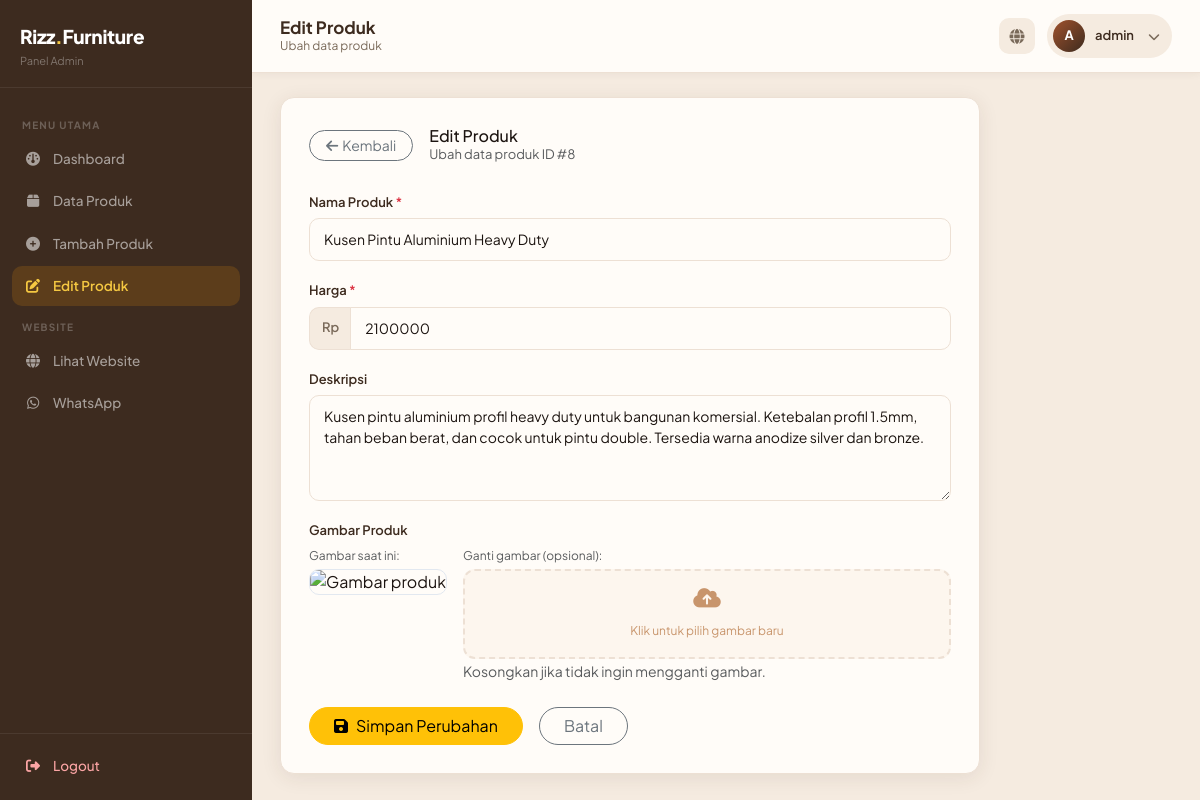
The page /admin/edit_produk.php?id=8 (signed in) on the database its author committed.
### tables this page shows
CREATE TABLE IF NOT EXISTS `produk` (
  `id` int(11) NOT NULL AUTO_INCREMENT,
  `nama_produk` varchar(255) NOT NULL,
  `harga` int(11) NOT NULL,
  `deskripsi` text,
  `gambar` varchar(255) NOT NULL,
  `created_at` timestamp NOT NULL DEFAULT CURRENT_TIMESTAMP,
  PRIMARY KEY (`id`)
);

### admin/edit_produk.php (the view, shortened to what this page needs)
<?php
include '../config/koneksi.php';
$id = (int)($_GET['id'] ?? 0);
$produk = mysqli_fetch_assoc(mysqli_query($conn, "SELECT * FROM produk WHERE id = $id"));
?>
<!DOCTYPE html>
<html lang="id">
<head>
<link href="https://cdn.jsdelivr.net/npm/bootstrap@5.3.3/dist/css/bootstrap.min.css" rel="stylesheet">
<link rel="stylesheet" href="https://cdnjs.cloudflare.com/ajax/libs/font-awesome/6.5.1/css/all.min.css">
<link rel="stylesheet" href="../assets/css/admin-panel.css">
</head>
<body>
<div class="admin-wrapper">
<?php include 'includes/sidebar.php'; ?>
<div class="admin-main">
<?php include 'includes/topbar.php'; ?>
<div class="admin-content">
  <div class="form-card">
    <div class="d-flex align-items-center gap-3 mb-4">
      <a href="produk.php" class="btn btn-sm btn-outline-secondary rounded-pill px-3">
        <i class="fa-solid fa-arrow-left me-1"></i>Kembali
      </a>
      <div>
        <h5 class="fw-700 mb-0" style="font-size:16px;">Edit Produk</h5>
        <p class="text-muted mb-0" style="font-size:13px;">Ubah data produk ID #<?= $id ?></p>
      </div>
    </div>
    <form method="POST" enctype="multipart/form-data">
      <div class="mb-3">
        <label class="form-label">Nama Produk <span class="text-danger">*</span></label>
        <input type="text" name="nama_produk" class="form-control"
          value="<?= htmlspecialchars($_POST['nama_produk'] ?? $produk['nama_produk']) ?>" required>
      </div>
      <div class="mb-3">
        <label class="form-label">Harga <span class="text-danger">*</span></label>
        <div class="input-group">
          <span class="input-group-text">Rp</span>
          <input type="number" name="harga" class="form-control" min="1"
            value="<?= htmlspecialchars($_POST['harga'] ?? $produk['harga']) ?>" required>
        </div>
      </div>
      <div class="mb-3">
        <label class="form-label">Deskripsi</label>
        <textarea name="deskripsi" class="form-control" rows="4"><?= htmlspecialchars($_POST['deskripsi'] ?? $produk['deskripsi']) ?></textarea>
      </div>
      <div class="mb-4">
        <label class="form-label">Gambar Produk</label>
        <div class="d-flex gap-3 align-items-start flex-wrap">
          <div>
            <p class="text-muted mb-1" style="font-size:12px;">Gambar saat ini:</p>
            <img src="../upload/produk/<?= htmlspecialchars($produk['gambar']) ?>"
              id="currentImg"
              style="width:120px; height:90px; object-fit:cover; border-radius:10px; border:1px solid #e2e8f0;"
              onerror="this.src='../assets/images/carousel/carousel_kusen.jpg'"
              alt="Gambar produk">
          </div>
          <div class="flex-grow-1">
            <p class="text-muted mb-1" style="font-size:12px;">Ganti gambar (opsional):</p>
            <div class="preview-upload" style="height:90px;" onclick="document.getElementById('inputGambar').click()">
              <div class="upload-placeholder" id="uploadPlaceholder">
                <i class="fa-solid fa-cloud-arrow-up" style="font-size:22px;"></i>
                <span style="font-size:12px;">Klik untuk pilih gambar baru</span>
              </div>
            </div>
            <small class="text-muted">Kosongkan jika tidak ingin mengganti gambar.</small>
          </div>
        </div>
      </div>
      <div class="d-flex gap-3">
        <button type="submit" name="update" class="btn btn-warning rounded-pill px-4 fw-600">
          <i class="fa-solid fa-floppy-disk me-2"></i>Simpan Perubahan
        </button>
        <a href="produk.php" class="btn btn-outline-secondary rounded-pill px-4">Batal</a>
      </div>
    </form>
  </div>
</div>
</div>
</div>
</body>
</html>

### admin/includes/sidebar.php
<?php
$current = basename($_SERVER['PHP_SELF']);
?>
<aside class="sidebar" id="sidebar">
    <div class="sidebar-brand">
        <a href="dashboard.php" class="brand-name">Rizz<span>.</span>Furniture</a>
        <small>Panel Admin</small>
    </div>
    <nav class="sidebar-nav">
        <div class="nav-section-label">Menu Utama</div>
        <a href="dashboard.php" class="sidebar-link <?= $current === 'dashboard.php' ? 'active' : '' ?>">
            <i class="fa-solid fa-gauge"></i> Dashboard
        </a>
        <a href="produk.php" class="sidebar-link <?= $current === 'produk.php' ? 'active' : '' ?>">
            <i class="fa-solid fa-box"></i> Data Produk
        </a>
        <a href="tambah_produk.php" class="sidebar-link <?= $current === 'tambah_produk.php' ? 'active' : '' ?>">
            <i class="fa-solid fa-plus-circle"></i> Tambah Produk
        </a>
        <?php if (file_exists(__DIR__ . '/../edit_produk.php')): ?>
        <a href="edit_produk.php" class="sidebar-link <?= $current === 'edit_produk.php' ? 'active' : '' ?>">
            <i class="fa-solid fa-pen-to-square"></i> Edit Produk
        </a>
        <?php endif; ?>
        <div class="nav-section-label">Website</div>
        <a href="../index.php" class="sidebar-link" target="_blank">
            <i class="fa-solid fa-globe"></i> Lihat Website
        </a>
        <a href="https://wa.me/6281572076865" class="sidebar-link" target="_blank">
            <i class="fa-brands fa-whatsapp"></i> WhatsApp
        </a>
    </nav>
    <div class="sidebar-footer">
        <a href="auth/logout.php" class="sidebar-link" style="color:#fca5a5 !important;">
            <i class="fa-solid fa-right-from-bracket"></i> Logout
        </a>
    </div>
</aside>

### admin/includes/topbar.php
<?php
$username = $_SESSION['username'] ?? 'Admin';
$page_titles = [
    'dashboard.php'     => ['Dashboard', 'Ringkasan data toko Anda'],
    'produk.php'        => ['Data Produk', 'Kelola semua produk'],
    'tambah_produk.php' => ['Tambah Produk', 'Tambahkan produk baru'],
    'edit_produk.php'   => ['Edit Produk', 'Ubah data produk'],
];
$current = basename($_SERVER['PHP_SELF']);
$title    = $page_titles[$current][0] ?? 'Admin Panel';
$subtitle = $page_titles[$current][1] ?? '';
?>
<header class="topbar">
    <div class="topbar-left">
        <h5><?= $title ?></h5>
        <?php if ($subtitle): ?><p><?= $subtitle ?></p><?php endif; ?>
    </div>
    <div class="topbar-right">
        <a href="../index.php" target="_blank" class="topbar-btn" title="Lihat Website">
            <i class="fa-solid fa-globe"></i>
        </a>
        <a href="auth/logout.php" class="topbar-user" title="Logout">
            <div class="user-avatar"><?= strtoupper(substr($username, 0, 1)) ?></div>
            <span><?= htmlspecialchars($username) ?></span>
            <i class="fa-solid fa-chevron-down fa-xs ms-1" style="color:var(--gray);"></i>
        </a>
    </div>
</header>

### rows shown on the page
produk: nama_produk "Kusen Pintu Aluminium Heavy Duty", harga "2100000", deskripsi "Kusen pintu aluminium profil heavy duty untuk bangunan komersial. Ketebalan profil 1.5mm, tahan beban berat, dan cocok untuk pintu double. Tersedia warna anodize silver dan bronze."

### other values the page prints
$title "Edit Produk"
$subtitle "Ubah data produk"
substr($username, 0, 1) "A"
$username "admin"
$id "8"
